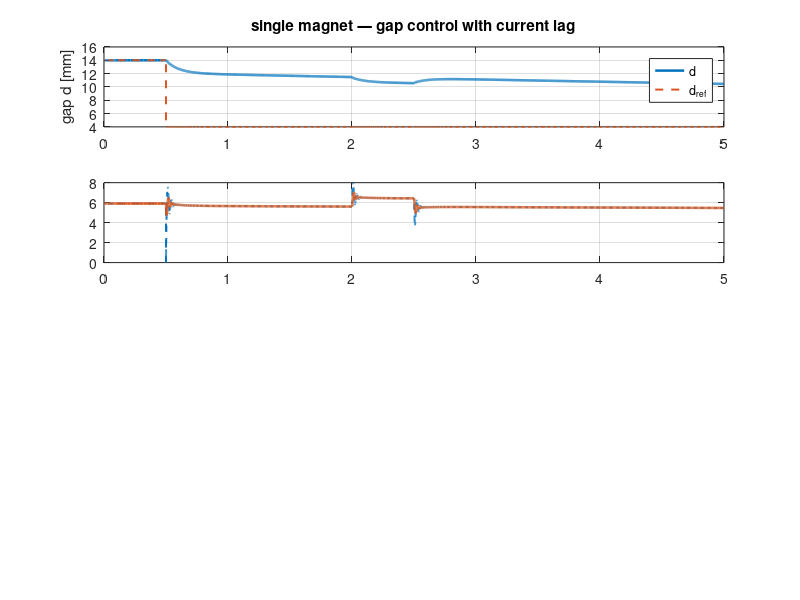

Write the MATLAB code that produced this figure. (Note: this script raises an error after producing the figure.)
function one_magnet_height_control
% single electromagnet — 1 dof gap control
% states: x (downward displacement), dx, ei (integral error), i_actual (current)
% gap:    d = d_nom - x   [m]   (keep d positive)
% model:  fmag = cmag * i^ni / d^nd
% tau * di/dt = i_cmd - i_actual

%% --- sim ---
g      = 9.81;        % [m/s^2]
t_end  = 5.0;         % [s]
opts   = odeset('RelTol',1e-6,'AbsTol',1e-8);

%% --- mechanical ---
m_eff    = 4;           % [kg] effective levitated mass
k_struct = 0;           % [n/m] stiffness
c_struct = 0;           % [n*s/m] damping

%% --- magnet model ---
% fmag = cmag * i^ni / d^nd
imax   = 15;          % [a] current supply limit
ni     = 2.0264;      % exponent on current (fit)
nd     = 0.5416;      % exponent on gap distance (fit)
cmag   = 0.1061;      % [n*m^nd / a^ni] fitted constant
tau_l  = 0.01;        % [s] l/r time constant for current lag

%% --- gap reference ---
deq    = 0.004;       % [m] nominal hover gap
d1     = deq + 0.01;  % [m] initial gap (0..t_step)
d2     = deq;         % [m] target after t_step
t_step = 0.5;         % [s]
d_ref_fun    = @(t) (t < t_step).*d1 + (t >= t_step).*d2;
d_refdot_fun = @(t) 0*t;   % hold position
% safety range (physics/sensor limits)
d_min  = 0.001;       % [m]
d_max  = 0.050;       % [m]

%% --- controller (gap pid on d) ---
kp  = 2e4;    
kd  = 2e3;    
ki  = 1e3;    
kaw = 200;    % [1/s] anti-windup back-calc gain

%% --- pack parameters ---
p.g = g; p.m = m_eff; p.k = k_struct; p.c = c_struct;
p.cmag = cmag; p.ni = ni; p.nd = nd; p.imax = imax;
p.d_min = d_min; p.d_max = d_max;
p.kp = kp; p.kd = kd; p.ki = ki; p.kaw = kaw;
p.d_ref_fun = d_ref_fun; p.d_refdot_fun = d_refdot_fun;
p.d_nom = deq;        % x=0 ↔ d=deq
p.tau = tau_l;        % [s] l/r time constant

%% --- initial conditions ---
x0  = p.d_nom - d1;   % so d(0) = d1
dx0 = 0;
ei0 = 0;
% initial current to hold weight at d1
f_eq = p.m * p.g;
i0 = ((f_eq * d1^p.nd) / p.cmag)^(1/p.ni);
i0 = min(i0, p.imax); % saturate if needed

x0  = [x0; dx0; ei0; i0]; % add i_actual as 4th state

%% --- simulate ---
[t, x] = ode45(@(t,x) dyn_gap_pid(t,x,p), [0 t_end], x0, opts);

% unpack
x_pos    = x(:,1);
x_vel    = x(:,2);
ei       = x(:,3);
i_actual = x(:,4); % i_actual
d        = p.d_nom - x_pos;
dref     = arrayfun(p.d_ref_fun, t);

% postcompute commanded signals & actual force
[~, i_cmd, f_cmd] = post_signals(t, x_pos, x_vel, ei, p);
% calculate actual force from simulated actual current
d_eff_vec = min(max(d, p.d_min), p.d_max);
% clamp i_actual for post-processing too, just in case
fmag_actual = p.cmag * (max(0,i_actual).^p.ni) ./ (d_eff_vec.^p.nd);

%% --- plots ---
figure(1); clf
subplot(4,1,1)
plot(t, 1e3*d,'LineWidth',1.8); grid on
hold on; plot(t, 1e3*dref,'--','LineWidth',1.4)
ylabel('gap d [mm]'); title('single magnet — gap control with current lag')
legend('d','d_{ref}','Location','best')

subplot(4,1,2)
plot(t, i_cmd,'--','LineWidth',1.4); grid on; hold on
plot(t, i_actual, 'LineWidth', 1.8);                 
yline(p.imax,'--r'); ylabel('current i [a]')
legend('i_{cmd}', 'i_{actual}', 'Location','best')    

subplot(4,1,3)
plot(t, fmag_actual,'LineWidth',1.8); grid on         
yline(p.m*p.g,'--'); ylabel('f_{mag} (actual) [n]') 
legend('f_{actual}', 'm*g', 'Location','best')

subplot(4,1,4)
plot(t, f_cmd,'LineWidth',1.8); grid on
xlabel('time [s]'); ylabel('f_{cmd} [n]')
end

%% ===== dynamics =====
function dx = dyn_gap_pid(t, x_state, p)
    % unpack 4 states
    x        = x_state(1);
    dx       = x_state(2);
    ei       = x_state(3);
    i_actual = max(0, x_state(4)); % prevent negative current -> complex num -> nan

    % gap and rate
    d  = p.d_nom - x;
    dd = -dx;

    % reference and errors
    d_ref   = p.d_ref_fun(t);
    d_ref_d = p.d_refdot_fun(t);
    e       = d_ref   - d;
    edot    = d_ref_d - dd;

    % unsaturated force command
    f_cmd_unsat = p.m*p.g + p.kp*e + p.kd*edot + p.ki*ei;

    % saturate force, not just current
    d_eff   = min(max(d, p.d_min), p.d_max);
    f_max   = p.cmag * (p.imax^p.ni) / (p.d_min^p.nd); % physical max at imax, smallest gap
    f_cmd   = min(max(f_cmd_unsat, 0), f_max);         % clamp force command

    % map clamped force to coimmanded current
    if f_cmd <= 0
        i_cmd = 0;
    else
        i_cmd = ((f_cmd * d_eff^p.nd) / p.cmag)^(1/p.ni);
        i_cmd = max(0, min(p.imax, i_cmd));
    end

    % realized magnetic force from acctual current
    fmag = p.cmag * (i_actual.^p.ni) / (d_eff.^p.nd);

    % back calc antiwindup using force clamp
    ei_dot = e + p.kaw * (f_cmd - f_cmd_unsat);

    % plant dynamics
    f_disturb = 0;
    if (t > 2.0 && t < 2.5)
        f_disturb = 15; % 15 n, pushing the mass away from mag
    end
    
    % +g (down), -fmag (up)
    xdd = (p.m*p.g - fmag - p.k*x - p.c*dx + f_disturb)/p.m;

    % 1st order lag
    di_dt = (1/p.tau) * (i_cmd - i_actual);

    % pack 4 d/dts
    dx = [dx; xdd; ei_dot; di_dt];
end

%% postcomutee
function [fmag, i_cmd, f_cmd] = post_signals(t, x, dx, ei, p)
% calculates commanded signals for plotting
n = numel(t);
fmag = zeros(n,1); i_cmd = zeros(n,1); f_cmd = zeros(n,1);
for k = 1:n
    d  = p.d_nom - x(k);
    dd = -dx(k);
    e    = p.d_ref_fun(t(k)) - d;
    edot = p.d_refdot_fun(t(k)) - dd;
    
    % unsaturated force command
    f_cmd_unsat = p.m*p.g + p.kp*e + p.kd*edot + p.ki*ei(k);
    
    % saturate force
    f_max   = p.cmag * (p.imax^p.ni) / (p.d_min^p.nd);
    f_cmd(k,1) = min(max(f_cmd_unsat, 0), f_max);
    
    % map clamped force to current
    d_eff = min(max(d, p.d_min), p.d_max);
    if f_cmd(k,1) <= 0
        i = 0;
    else
        i = ((f_cmd(k,1) * d_eff^p.nd) / p.cmag)^(1/p.ni);
        i = max(0, min(p.imax, i));
    end
    i_cmd(k,1) = i;
    
    %  commanded force
    fmag(k,1)  = p.cmag * (i.^p.ni) / (d_eff.^p.nd);
end
end